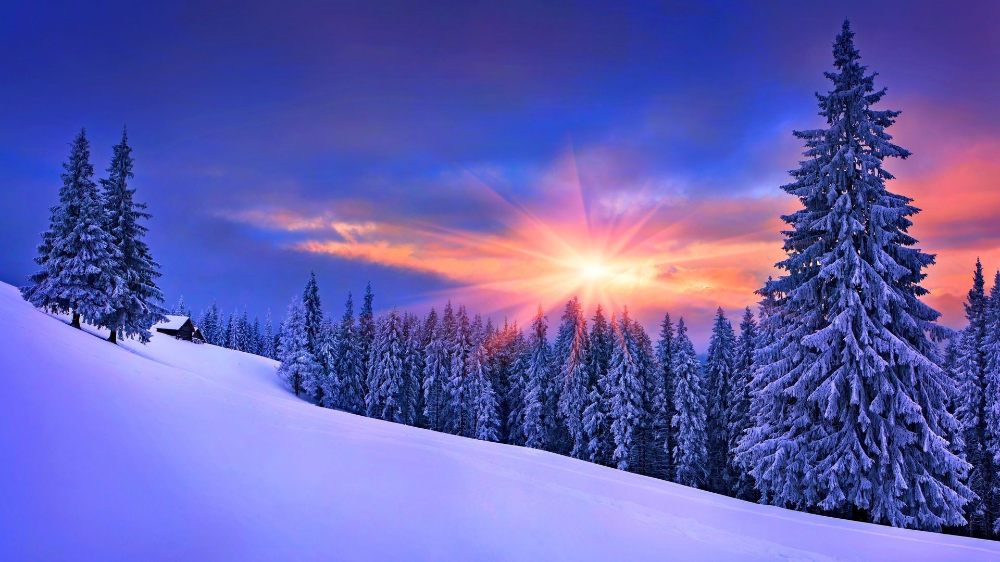
#> input picture imagine.png, 1000 x 562 px
$ python svdCompresie_template.py
#> lines starting #> are read from the running program, lines starting #| are printed output that depends on the picture

# Nume student:Stoica Roland-Viorel
####################################
# DVS: Compresia de imagini alb negru
####################################

import numpy as np
import matplotlib.pyplot as plt
import matplotlib.image as mpimg

# Functie de conversie din RGB in GRAY
def rgb2gray(rgb):
    return np.dot(rgb[...,:3], [0.2989, 0.5870, 0.1140])


#Cititi o imagine rgb la alagere
Img =  mpimg.imread('imagine.png') # remarca: matplotlib accepta doar imagini .png
#> Img is the input picture: shape (562, 1000, 4) float32; mean R, G, B, A 0.391, 0.372, 0.695, 1
fig1 =plt.figure(1)
plt.imshow(Img)

fig2 =plt.figure(2)
grayImg = rgb2gray(Img)
#> in rgb2gray, `return np.dot(rgb[...,:3], [0.2989, 0.5870, 0.1140])`:
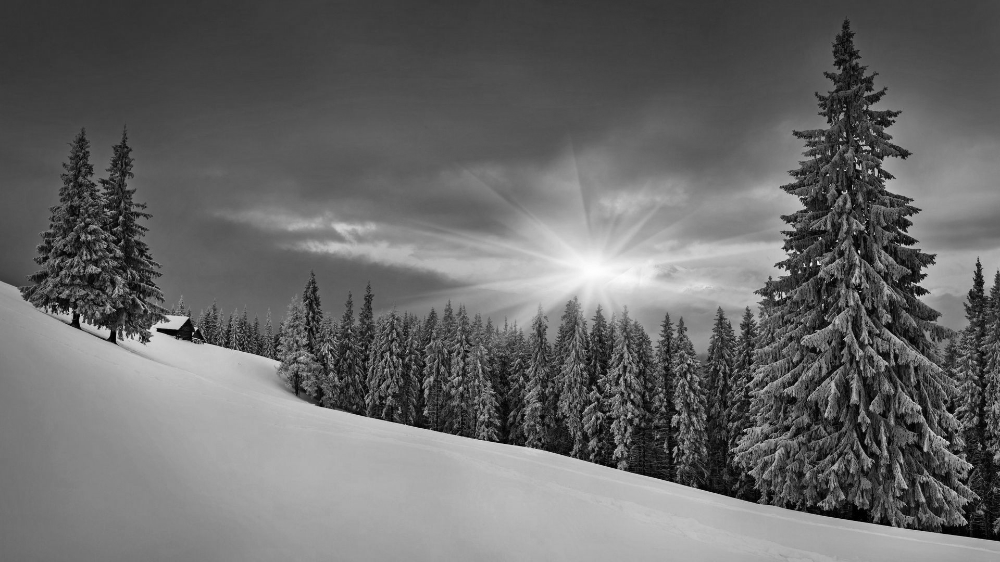
#> returned value: shape (562, 1000) float64; min 0, max 0.999, mean 0.414
plt.imshow(grayImg, cmap=plt.get_cmap('gray'), vmin=0, vmax=1)

# 1. Aplicati svd pe imaginea gray
(U,S,V) = np.linalg.svd(grayImg)
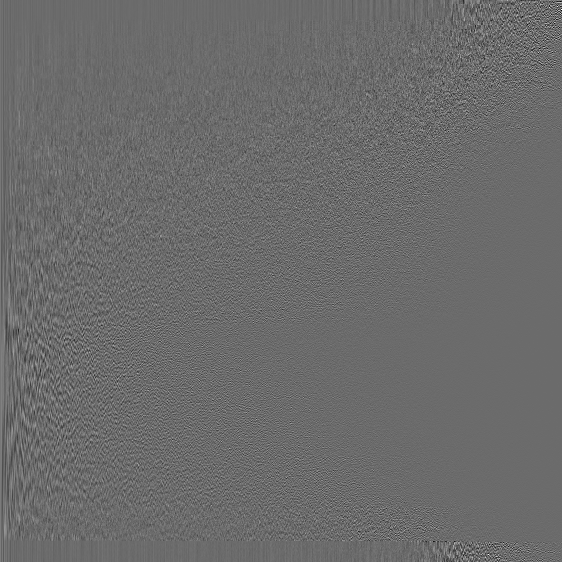
#> U: shape (562, 562) float64; min -0.369, max 0.505, mean 6.96e-05; drawn with min black and max white
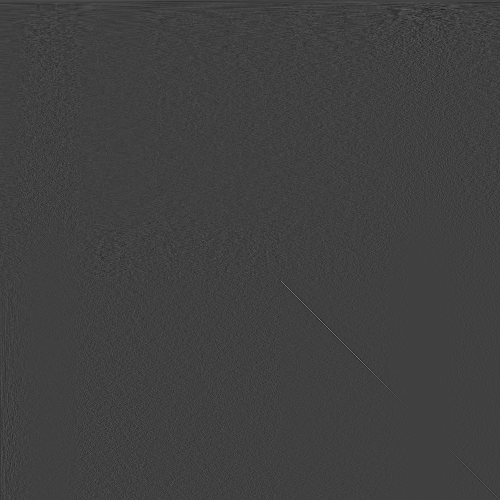
#> V: shape (1000, 1000) float64 (shown at 1/2 size); min -0.222, max 0.656, mean 3.44e-05; drawn with min black and max white
#> S = 562 values, max 323 at index 0, min 0.0164 at index 561, mean 2.63

# 2. Plotati valorile singulare pe scala logaritmica utilizand plt.semilogy
fig3 = plt.figure(3)
plt.title("Valori singulare pe scala logaritmica")

plt.semilogy(S)
# Adaugati comentariu cu ce observati
# primele 300 de valori singulare sunt peste ordinul 1, iar restul valorilor vor deveni nesemnificative

# 3. Plotati graficul procent informatie vs valori singulare
# Hint: utilizati functia np.cumsum.
fig4 = plt.figure(4)
plt.title("procent informatie vs valori singulare")

plt.plot(np.cumsum(S) / np.sum(S))
plt.show()
#> figure, not shown here; curve peaks at x = 0, y = 323
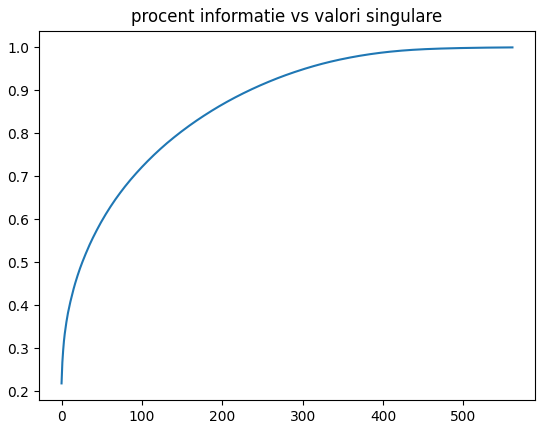
#> figure drawn by matplotlib, 1 panel; curve peaks at x = 561, y = 1
# Adaugati comentariu cu ce observati
# peste 90% din informatie este retinuta in primele 231 de valori

# 4. In urma analizei graficului procent informatie vs valori singulare generati
# un vector de dimensiune minim 5. Utilizati elementele vectorului pentru a reconstrui imaginile
ranks = [5, 10, 50, 100, 200, 300]
ns = len(S)
#> ns = 562
j = 1

for i in ranks:
    fig5 = plt.figure(j)
    rang_img = U[:,:i] @ np.diag(S[:i]) @ V[:i,:]
    plt.imshow(rang_img, cmap=plt.get_cmap('gray'), vmin=0, vmax=1)
    j = j + 1;
#> this loop made 6 passes
#> pass 1, `rang_img = U[:,:i] @ np.diag(S[:i]) @ V[:i,:]`:
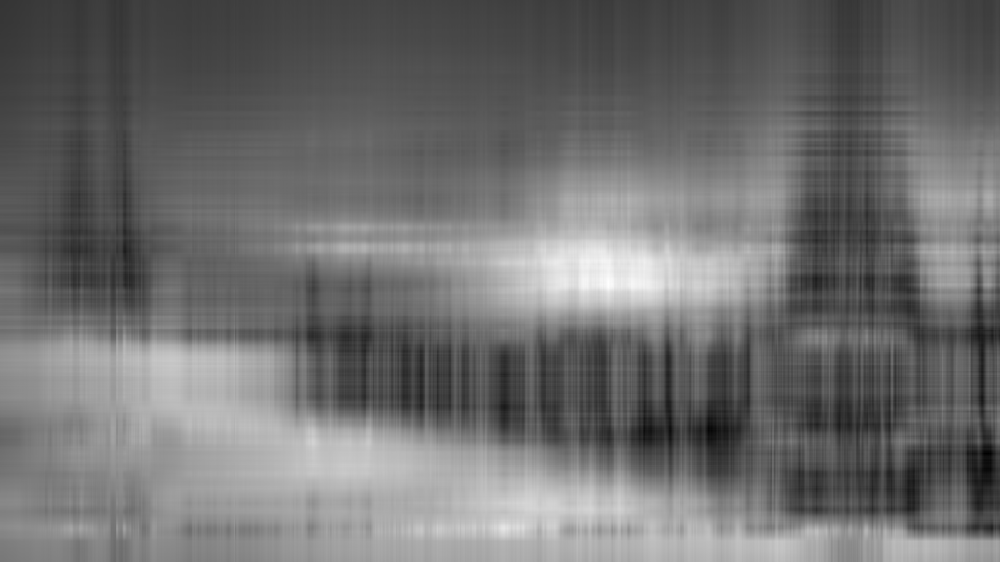
#> rang_img: shape (562, 1000) float64; min -0.0371, max 1, mean 0.414; drawn with min black and max white
#> pass 3, `rang_img = U[:,:i] @ np.diag(S[:i]) @ V[:i,:]`:
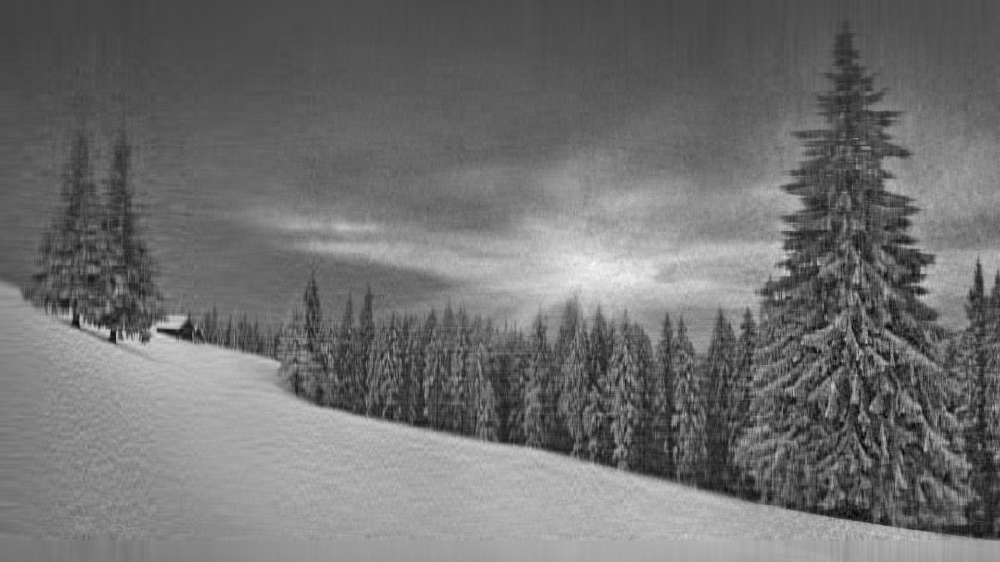
#> rang_img: shape (562, 1000) float64; min -0.133, max 1.1, mean 0.414; drawn with min black and max white
#> after the loop, j = 7

plt.show()
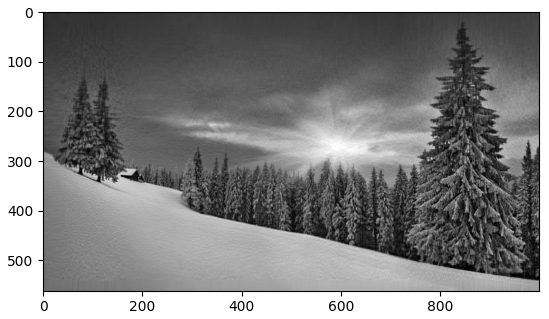
#> figure drawn by matplotlib, 1 panel
